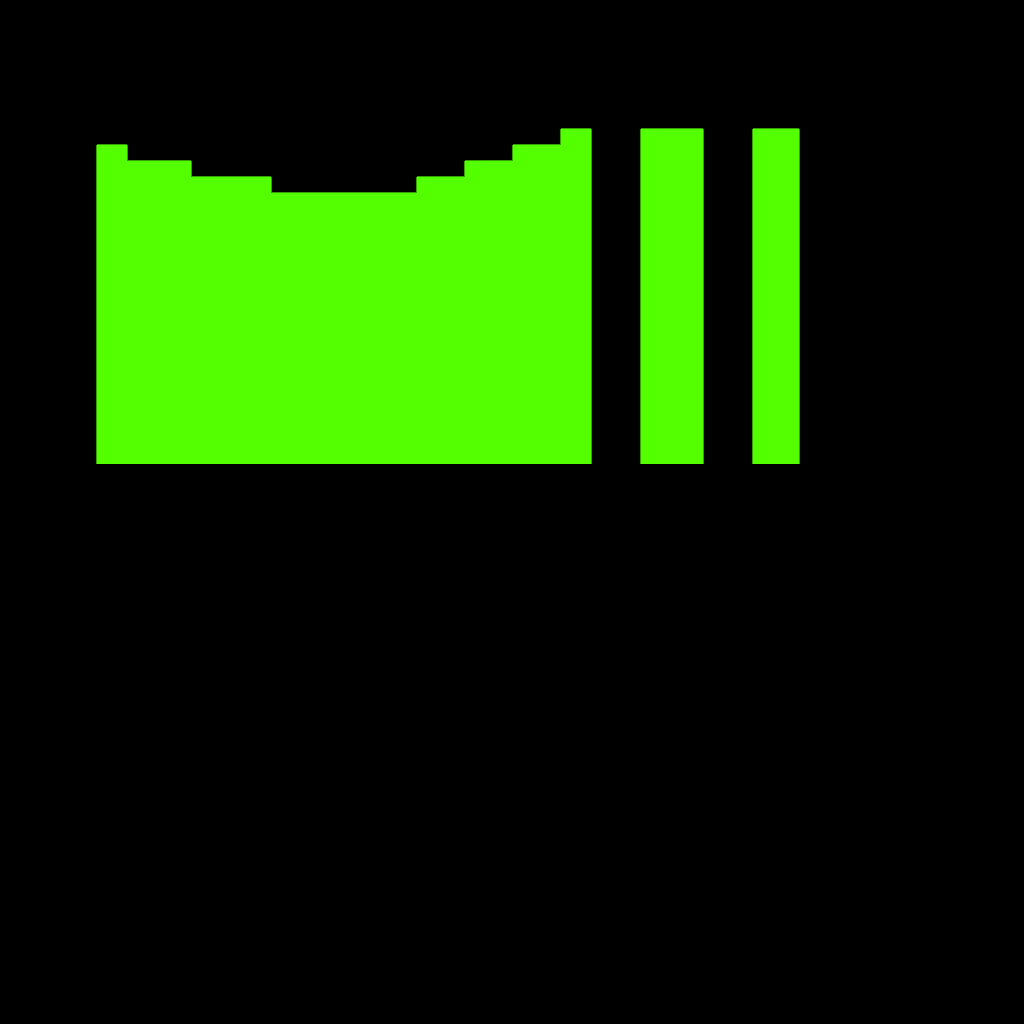

Tiled map render using the project's own tile images. Description and the map definition, with tile-layer contents summarised, below:
An orthogonal 64x64 tile map with 16x16 px tiles, 4 tile layers (forgound, tiles-bg, tiles-solid, spawn).

<map version="1.0" orientation="orthogonal" renderorder="right-down" width="64" height="64" tilewidth="16" tileheight="16" nextobjectid="2">
 <tileset firstgid="1" name="tile_sheet_1" tilewidth="16" tileheight="16" spacing="1" tilecount="225">
  <image source="../images/tile_sheet_1.png" width="256" height="256" />
  <terraintypes>
   <terrain name="gween" tile="-1" />
  </terraintypes>
  <tile id="32" terrain=",,,0" />
  <tile id="34" terrain=",,0," />
  <tile id="62" terrain=",0,," />
  <tile id="64" terrain="0,,," />
 </tileset>
 <layer name="forgound" width="64" height="64">
  <properties>
   <property name="solid" value="0" />
  </properties>
  <data>[4096 cells, 0 non-empty, 0 distinct tile ids]</data>
 </layer>
 <layer name="tiles-bg" width="64" height="64">
  <properties>
   <property name="solid" value="0" />
  </properties>
  <data>[4096 cells, 681 non-empty, 4 distinct tile ids]</data>
 </layer>
 <layer name="tiles-solid" width="64" height="64">
  <properties>
   <property name="layer" value="3" />
   <property name="solid" value="1" />
  </properties>
  <data>[4096 cells, 157 non-empty, 5 distinct tile ids]</data>
 </layer>
 <layer name="spawn" width="64" height="64">
  <properties>
   <property name="layer" value="4" />
   <property name="spawnpoint" value="1" />
  </properties>
  <data>[4096 cells, 1 non-empty, 1 distinct tile ids]</data>
 </layer>
</map>
